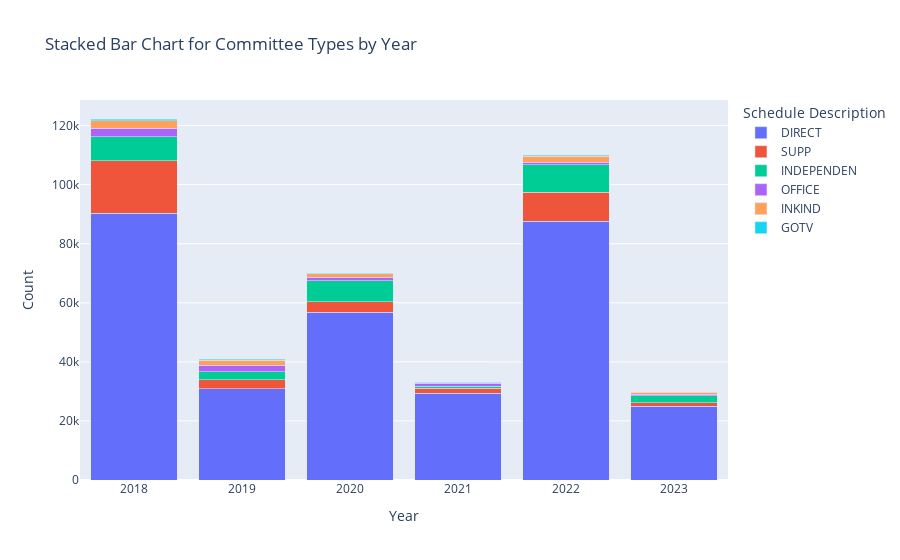
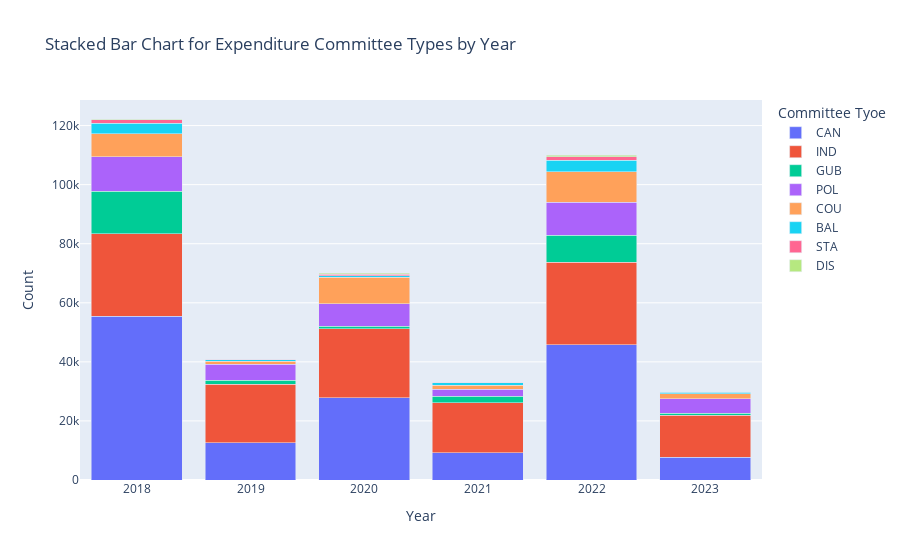
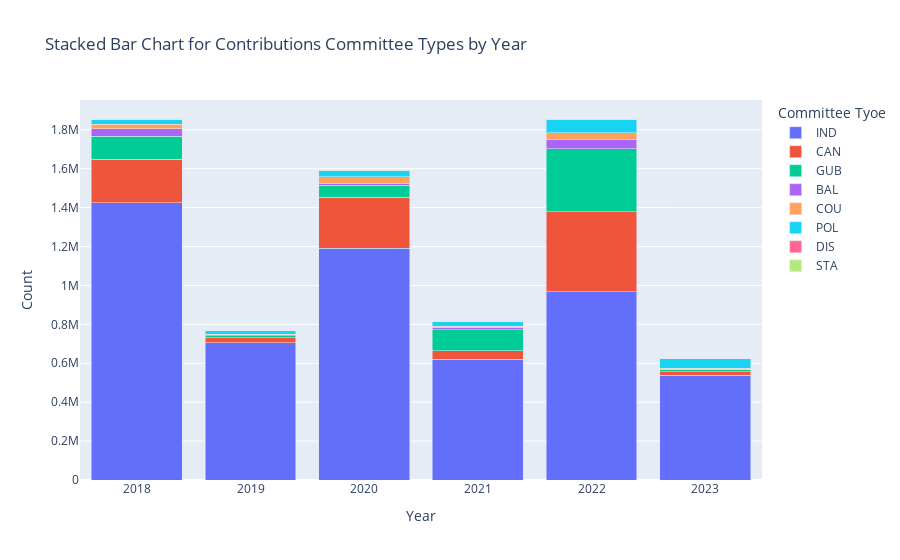
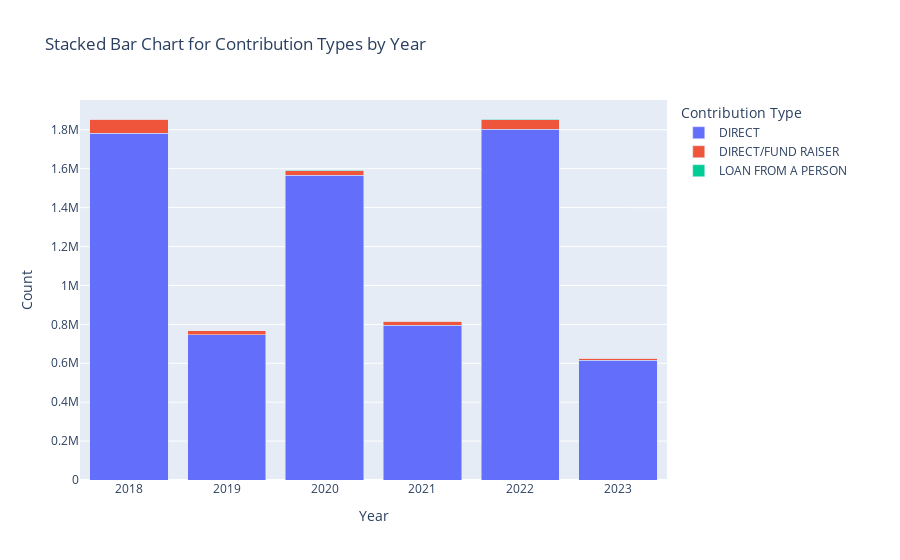

Notebook cell for these charts, in order:
### Markdown cell above
Plots for Contribution 2018 - 2023

### Code cell
create_all_plots(merged_expenditure_df, merged_contribution_df)

### Figure 1 — Plotly figure (JSON) as saved in the notebook; plotly's stock layout.template omitted (floating-point values rounded to 4 significant figures)
{"data": [{"alignmentgroup": "True", "hovertemplate": "Schedule Description=DIRECT<br>Year=%{x}<br>Count=%{y}<extra></extra>", "legendgroup": "DIRECT", "marker": {"color": "#636efa", "pattern": {"shape": ""}}, "name": "DIRECT", "offsetgroup": "DIRECT", "orientation": "v", "showlegend": true, "textposition": "auto", "type": "bar", "x": [2018, 2019, 2020, 2021, 2022, 2023], "xaxis": "x", "y": [90271, 30876, 56773, 29364, 87602, 24912], "yaxis": "y"}, {"alignmentgroup": "True", "hovertemplate": "Schedule Description=SUPP<br>Year=%{x}<br>Count=%{y}<extra></extra>", "legendgroup": "SUPP", "marker": {"color": "#EF553B", "pattern": {"shape": ""}}, "name": "SUPP", "offsetgroup": "SUPP", "orientation": "v", "showlegend": true, "textposition": "auto", "type": "bar", "x": [2018, 2019, 2020, 2021, 2022, 2023], "xaxis": "x", "y": [17813, 3049, 3572, 1679, 9781, 1284], "yaxis": "y"}, {"alignmentgroup": "True", "hovertemplate": "Schedule Description=INDEPENDEN<br>Year=%{x}<br>Count=%{y}<extra></extra>", "legendgroup": "INDEPENDEN", "marker": {"color": "#00cc96", "pattern": {"shape": ""}}, "name": "INDEPENDEN", "offsetgroup": "INDEPENDEN", "orientation": "v", "showlegend": true, "textposition": "auto", "type": "bar", "x": [2018, 2019, 2020, 2021, 2022, 2023], "xaxis": "x", "y": [8148, 2798, 7094, 704, 9421, 2368], "yaxis": "y"}, {"alignmentgroup": "True", "hovertemplate": "Schedule Description=OFFICE<br>Year=%{x}<br>Count=%{y}<extra></extra>", "legendgroup": "OFFICE", "marker": {"color": "#ab63fa", "pattern": {"shape": ""}}, "name": "OFFICE", "offsetgroup": "OFFICE", "orientation": "v", "showlegend": true, "textposition": "auto", "type": "bar", "x": [2018, 2019, 2020, 2021, 2022, 2023], "xaxis": "x", "y": [2916, 2060, 1193, 1019, 855, 549], "yaxis": "y"}, {"alignmentgroup": "True", "hovertemplate": "Schedule Description=INKIND<br>Year=%{x}<br>Count=%{y}<extra></extra>", "legendgroup": "INKIND", "marker": {"color": "#FFA15A", "pattern": {"shape": ""}}, "name": "INKIND", "offsetgroup": "INKIND", "orientation": "v", "showlegend": true, "textposition": "auto", "type": "bar", "x": [2018, 2019, 2020, 2021, 2022, 2023], "xaxis": "x", "y": [2462, 1787, 1194, 244, 1945, 625], "yaxis": "y"}, {"alignmentgroup": "True", "hovertemplate": "Schedule Description=GOTV<br>Year=%{x}<br>Count=%{y}<extra></extra>", "legendgroup": "GOTV", "marker": {"color": "#19d3f3", "pattern": {"shape": ""}}, "name": "GOTV", "offsetgroup": "GOTV", "orientation": "v", "showlegend": true, "textposition": "auto", "type": "bar", "x": [2018, 2019, 2020, 2021, 2022, 2023], "xaxis": "x", "y": [619, 333, 183, 146, 397, 175], "yaxis": "y"}], "layout": {"barmode": "stack", "legend": {"title": {"text": "Schedule Description"}, "tracegroupgap": 0}, "title": {"text": "Stacked Bar Chart for Committee Types by Year"}, "xaxis": {"anchor": "y", "domain": [0, 1], "title": {"text": "Year"}}, "yaxis": {"anchor": "x", "domain": [0, 1], "title": {"text": "Count"}}}}

### Figure 2 — Plotly figure (JSON) as saved in the notebook; plotly's stock layout.template omitted (floating-point values rounded to 4 significant figures)
{"data": [{"alignmentgroup": "True", "hovertemplate": "Committee Tyoe=CAN<br>Year=%{x}<br>Count=%{y}<extra></extra>", "legendgroup": "CAN", "marker": {"color": "#636efa", "pattern": {"shape": ""}}, "name": "CAN", "offsetgroup": "CAN", "orientation": "v", "showlegend": true, "textposition": "auto", "type": "bar", "x": [2018, 2019, 2020, 2021, 2022, 2023], "xaxis": "x", "y": [55419, 12605, 27923, 9198, 45861, 7780], "yaxis": "y"}, {"alignmentgroup": "True", "hovertemplate": "Committee Tyoe=IND<br>Year=%{x}<br>Count=%{y}<extra></extra>", "legendgroup": "IND", "marker": {"color": "#EF553B", "pattern": {"shape": ""}}, "name": "IND", "offsetgroup": "IND", "orientation": "v", "showlegend": true, "textposition": "auto", "type": "bar", "x": [2018, 2019, 2020, 2021, 2022, 2023], "xaxis": "x", "y": [27933, 19883, 23241, 16909, 27873, 14135], "yaxis": "y"}, {"alignmentgroup": "True", "hovertemplate": "Committee Tyoe=GUB<br>Year=%{x}<br>Count=%{y}<extra></extra>", "legendgroup": "GUB", "marker": {"color": "#00cc96", "pattern": {"shape": ""}}, "name": "GUB", "offsetgroup": "GUB", "orientation": "v", "showlegend": true, "textposition": "auto", "type": "bar", "x": [2018, 2019, 2020, 2021, 2022, 2023], "xaxis": "x", "y": [14459, 1212, 814, 2255, 9208, 730], "yaxis": "y"}, {"alignmentgroup": "True", "hovertemplate": "Committee Tyoe=POL<br>Year=%{x}<br>Count=%{y}<extra></extra>", "legendgroup": "POL", "marker": {"color": "#ab63fa", "pattern": {"shape": ""}}, "name": "POL", "offsetgroup": "POL", "orientation": "v", "showlegend": true, "textposition": "auto", "type": "bar", "x": [2018, 2019, 2020, 2021, 2022, 2023], "xaxis": "x", "y": [11715, 5410, 7778, 2350, 11035, 4865], "yaxis": "y"}, {"alignmentgroup": "True", "hovertemplate": "Committee Tyoe=COU<br>Year=%{x}<br>Count=%{y}<extra></extra>", "legendgroup": "COU", "marker": {"color": "#FFA15A", "pattern": {"shape": ""}}, "name": "COU", "offsetgroup": "COU", "orientation": "v", "showlegend": true, "textposition": "auto", "type": "bar", "x": [2018, 2019, 2020, 2021, 2022, 2023], "xaxis": "x", "y": [7665, 1036, 8914, 1440, 10433, 1670], "yaxis": "y"}, {"alignmentgroup": "True", "hovertemplate": "Committee Tyoe=BAL<br>Year=%{x}<br>Count=%{y}<extra></extra>", "legendgroup": "BAL", "marker": {"color": "#19d3f3", "pattern": {"shape": ""}}, "name": "BAL", "offsetgroup": "BAL", "orientation": "v", "showlegend": true, "textposition": "auto", "type": "bar", "x": [2018, 2019, 2020, 2021, 2022, 2023], "xaxis": "x", "y": [3603, 562, 462, 758, 3855, 610], "yaxis": "y"}, {"alignmentgroup": "True", "hovertemplate": "Committee Tyoe=STA<br>Year=%{x}<br>Count=%{y}<extra></extra>", "legendgroup": "STA", "marker": {"color": "#FF6692", "pattern": {"shape": ""}}, "name": "STA", "offsetgroup": "STA", "orientation": "v", "showlegend": true, "textposition": "auto", "type": "bar", "x": [2018, 2019, 2020, 2021, 2022, 2023], "xaxis": "x", "y": [1112, 187, 463, 157, 1227, 39], "yaxis": "y"}, {"alignmentgroup": "True", "hovertemplate": "Committee Tyoe=DIS<br>Year=%{x}<br>Count=%{y}<extra></extra>", "legendgroup": "DIS", "marker": {"color": "#B6E880", "pattern": {"shape": ""}}, "name": "DIS", "offsetgroup": "DIS", "orientation": "v", "showlegend": true, "textposition": "auto", "type": "bar", "x": [2018, 2019, 2020, 2021, 2022, 2023], "xaxis": "x", "y": [323, 8, 414, 89, 509, 84], "yaxis": "y"}], "layout": {"barmode": "stack", "legend": {"title": {"text": "Committee Tyoe"}, "tracegroupgap": 0}, "title": {"text": "Stacked Bar Chart for Expenditure Committee Types by Year"}, "xaxis": {"anchor": "y", "domain": [0, 1], "title": {"text": "Year"}}, "yaxis": {"anchor": "x", "domain": [0, 1], "title": {"text": "Count"}}}}

### Figure 3 — Plotly figure (JSON) as saved in the notebook; plotly's stock layout.template omitted (floating-point values rounded to 4 significant figures)
{"data": [{"alignmentgroup": "True", "hovertemplate": "Committee Tyoe=IND<br>Year=%{x}<br>Count=%{y}<extra></extra>", "legendgroup": "IND", "marker": {"color": "#636efa", "pattern": {"shape": ""}}, "name": "IND", "offsetgroup": "IND", "orientation": "v", "showlegend": true, "textposition": "auto", "type": "bar", "x": [2018, 2019, 2020, 2021, 2022, 2023], "xaxis": "x", "y": [1423815, 705551, 1190027, 620856, 967325, 537372], "yaxis": "y"}, {"alignmentgroup": "True", "hovertemplate": "Committee Tyoe=CAN<br>Year=%{x}<br>Count=%{y}<extra></extra>", "legendgroup": "CAN", "marker": {"color": "#EF553B", "pattern": {"shape": ""}}, "name": "CAN", "offsetgroup": "CAN", "orientation": "v", "showlegend": true, "textposition": "auto", "type": "bar", "x": [2018, 2019, 2020, 2021, 2022, 2023], "xaxis": "x", "y": [225040, 24408, 263844, 43273, 412245, 18705], "yaxis": "y"}, {"alignmentgroup": "True", "hovertemplate": "Committee Tyoe=GUB<br>Year=%{x}<br>Count=%{y}<extra></extra>", "legendgroup": "GUB", "marker": {"color": "#00cc96", "pattern": {"shape": ""}}, "name": "GUB", "offsetgroup": "GUB", "orientation": "v", "showlegend": true, "textposition": "auto", "type": "bar", "x": [2018, 2019, 2020, 2021, 2022, 2023], "xaxis": "x", "y": [117938, 11456, 60586, 106911, 323289, 9546], "yaxis": "y"}, {"alignmentgroup": "True", "hovertemplate": "Committee Tyoe=BAL<br>Year=%{x}<br>Count=%{y}<extra></extra>", "legendgroup": "BAL", "marker": {"color": "#ab63fa", "pattern": {"shape": ""}}, "name": "BAL", "offsetgroup": "BAL", "orientation": "v", "showlegend": true, "textposition": "auto", "type": "bar", "x": [2018, 2019, 2020, 2021, 2022, 2023], "xaxis": "x", "y": [39039, 4290, 10070, 14306, 47750, 3668], "yaxis": "y"}, {"alignmentgroup": "True", "hovertemplate": "Committee Tyoe=COU<br>Year=%{x}<br>Count=%{y}<extra></extra>", "legendgroup": "COU", "marker": {"color": "#FFA15A", "pattern": {"shape": ""}}, "name": "COU", "offsetgroup": "COU", "orientation": "v", "showlegend": true, "textposition": "auto", "type": "bar", "x": [2018, 2019, 2020, 2021, 2022, 2023], "xaxis": "x", "y": [23957, 4103, 34190, 5675, 34228, 6195], "yaxis": "y"}, {"alignmentgroup": "True", "hovertemplate": "Committee Tyoe=POL<br>Year=%{x}<br>Count=%{y}<extra></extra>", "legendgroup": "POL", "marker": {"color": "#19d3f3", "pattern": {"shape": ""}}, "name": "POL", "offsetgroup": "POL", "orientation": "v", "showlegend": true, "textposition": "auto", "type": "bar", "x": [2018, 2019, 2020, 2021, 2022, 2023], "xaxis": "x", "y": [23178, 16917, 29719, 24615, 65757, 50576], "yaxis": "y"}, {"alignmentgroup": "True", "hovertemplate": "Committee Tyoe=DIS<br>Year=%{x}<br>Count=%{y}<extra></extra>", "legendgroup": "DIS", "marker": {"color": "#FF6692", "pattern": {"shape": ""}}, "name": "DIS", "offsetgroup": "DIS", "orientation": "v", "showlegend": true, "textposition": "auto", "type": "bar", "x": [2018, 2019, 2020, 2021, 2022, 2023], "xaxis": "x", "y": [1502, 187, 1705, 471, 1981, 174], "yaxis": "y"}, {"alignmentgroup": "True", "hovertemplate": "Committee Tyoe=STA<br>Year=%{x}<br>Count=%{y}<extra></extra>", "legendgroup": "STA", "marker": {"color": "#B6E880", "pattern": {"shape": ""}}, "name": "STA", "offsetgroup": "STA", "orientation": "v", "showlegend": true, "textposition": "auto", "type": "bar", "x": [2018, 2019, 2020, 2021, 2022, 2023], "xaxis": "x", "y": [1061, 117, 968, 126, 1519, 68], "yaxis": "y"}], "layout": {"barmode": "stack", "legend": {"title": {"text": "Committee Tyoe"}, "tracegroupgap": 0}, "title": {"text": "Stacked Bar Chart for Contributions Committee Types by Year"}, "xaxis": {"anchor": "y", "domain": [0, 1], "title": {"text": "Year"}}, "yaxis": {"anchor": "x", "domain": [0, 1], "title": {"text": "Count"}}}}

### Figure 4 — Plotly figure (JSON) as saved in the notebook; plotly's stock layout.template omitted (floating-point values rounded to 4 significant figures)
{"data": [{"alignmentgroup": "True", "hovertemplate": "Contribution Type=DIRECT                        <br>Year=%{x}<br>Count=%{y}<extra></extra>", "legendgroup": "DIRECT                        ", "marker": {"color": "#636efa", "pattern": {"shape": ""}}, "name": "DIRECT                        ", "offsetgroup": "DIRECT                        ", "orientation": "v", "showlegend": true, "textposition": "auto", "type": "bar", "x": [2018, 2019, 2020, 2021, 2022, 2023], "xaxis": "x", "y": [1783485, 746493, 1566372, 795963, 1804147, 614940], "yaxis": "y"}, {"alignmentgroup": "True", "hovertemplate": "Contribution Type=DIRECT/FUND RAISER            <br>Year=%{x}<br>Count=%{y}<extra></extra>", "legendgroup": "DIRECT/FUND RAISER            ", "marker": {"color": "#EF553B", "pattern": {"shape": ""}}, "name": "DIRECT/FUND RAISER            ", "offsetgroup": "DIRECT/FUND RAISER            ", "orientation": "v", "showlegend": true, "textposition": "auto", "type": "bar", "x": [2018, 2019, 2020, 2021, 2022, 2023], "xaxis": "x", "y": [70855, 20391, 23940, 20075, 48513, 11243], "yaxis": "y"}, {"alignmentgroup": "True", "hovertemplate": "Contribution Type=LOAN FROM A PERSON            <br>Year=%{x}<br>Count=%{y}<extra></extra>", "legendgroup": "LOAN FROM A PERSON            ", "marker": {"color": "#00cc96", "pattern": {"shape": ""}}, "name": "LOAN FROM A PERSON            ", "offsetgroup": "LOAN FROM A PERSON            ", "orientation": "v", "showlegend": true, "textposition": "auto", "type": "bar", "x": [2018, 2019, 2020, 2021, 2022, 2023], "xaxis": "x", "y": [1190, 145, 797, 195, 1434, 121], "yaxis": "y"}], "layout": {"barmode": "stack", "legend": {"title": {"text": "Contribution Type"}, "tracegroupgap": 0}, "title": {"text": "Stacked Bar Chart for Contribution Types by Year"}, "xaxis": {"anchor": "y", "domain": [0, 1], "title": {"text": "Year"}}, "yaxis": {"anchor": "x", "domain": [0, 1], "title": {"text": "Count"}}}}
